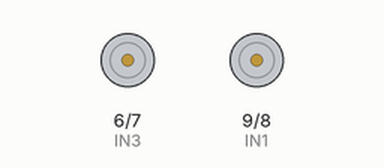
This sketch was run on a simulated Arduino Uno, built with avr-gcc and run on an emulated ATmega328P. Parts: motor-driver pin pairs drawn as motors (green arrow = first pin HIGH = forward, orange = second pin HIGH = backward, longer = more drive).

Above: at 2.5 s.
At 5.5 s:
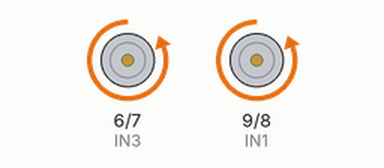
At 9.0 s:
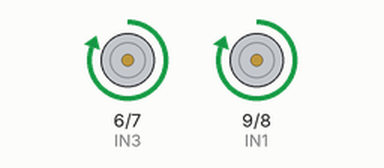
At 16.0 s:
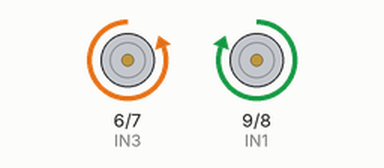
Timing chart, 0 to 21.5 s (numbered marks = the images above):
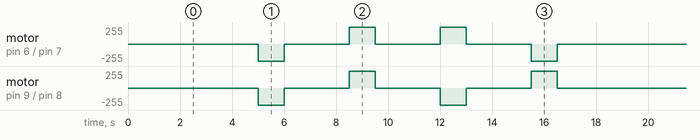

The sketch:

01_Movimientos_Basicos_Motores.ino
```cpp
// Definición de los pines de control de los motores (sin ENA y ENB para PWM)
const int IN1 = 9;
const int IN2 = 8;

const int IN4 = 7;
const int IN3 = 6;

void setup() {
  // Configuración de los pines IN1, IN2, IN3, IN4 para el control de los motores
  pinMode(IN1, OUTPUT);
  pinMode(IN2, OUTPUT);
  pinMode(IN3, OUTPUT);
  pinMode(IN4, OUTPUT);

  // No es necesario configurar ENA y ENB aquí, ya que los jumpers los conectan directamente a 5V
  // En el código sin jumpers, deberíamos configurar ENA y ENB con pinMode() como OUTPUT
  // pinMode(ENA, OUTPUT);
  // pinMode(ENB, OUTPUT);
}

void avanzar(int tiempo) {
  // Movimiento hacia adelante: IN1 a LOW, IN2 a HIGH; IN3 a LOW, IN4 a HIGH
  digitalWrite(IN1, LOW);
  digitalWrite(IN2, HIGH);
  digitalWrite(IN3, LOW);
  digitalWrite(IN4, HIGH);
  delay(tiempo);  // El tiempo del movimiento sigue dependiendo de `delay()`
}

void retroceder(int tiempo) {
  // Movimiento hacia atrás: IN1 a HIGH, IN2 a LOW; IN3 a HIGH, IN4 a LOW
  digitalWrite(IN1, HIGH);
  digitalWrite(IN2, LOW);
  digitalWrite(IN3, HIGH);
  digitalWrite(IN4, LOW);
  delay(tiempo);  // El tiempo del movimiento sigue dependiendo de `delay()`
}

void girarDerecha(int tiempo) {
  // Giro a la derecha: IN1 a LOW, IN2 a HIGH; IN3 a HIGH, IN4 a LOW
  digitalWrite(IN1, LOW);
  digitalWrite(IN2, HIGH);
  digitalWrite(IN3, HIGH);
  digitalWrite(IN4, LOW);
  delay(tiempo);  // El tiempo del movimiento sigue dependiendo de `delay()`
}

void girarIzquierda(int tiempo) {
  // Giro a la izquierda: IN1 a HIGH, IN2 a LOW; IN3 a LOW, IN4 a HIGH
  digitalWrite(IN1, HIGH);
  digitalWrite(IN2, LOW);
  digitalWrite(IN3, LOW);
  digitalWrite(IN4, HIGH);
  delay(tiempo);  // El tiempo del movimiento sigue dependiendo de `delay()`
}

void detenerse(int tiempo) {
  // Detener motores: todos los pines de control en LOW
  digitalWrite(IN1, LOW);
  digitalWrite(IN2, LOW);
  digitalWrite(IN3, LOW);
  digitalWrite(IN4, LOW);
  delay(tiempo);  // El tiempo de detención sigue dependiendo de `delay()`
}

void loop() {
  detenerse(5000);     // Detenemos por 5 segundos
  avanzar(1000);       // Avanzamos por 1 segundo
  detenerse(2500);     // Detenemos por 2.5 segundos
  retroceder(1000);    // Retrocedemos por 1 segundo
  detenerse(2500);     // Detenemos por 2.5 segundos
  girarDerecha(1000);  // Giramos a la derecha por 1 segundo
  detenerse(2500);     // Detenemos por 2.5 segundos
  girarIzquierda(1000); // Giramos a la izquierda por 1 segundo
}
```

Measured:
- by itself, motor on pin 6 (IN3) / pin 7 (IN4): repeats every 16.5 s: 2 × (stopped 2.5 s, forward 255/255 1.0 s), stopped 2.5 s, backward 255/255 1.0 s, stopped 5.0 s, backward 255/255 1.0 s
- by itself, motor on pin 9 (IN1) / pin 8 (IN2): repeats every 16.5 s: stopped 2.5 s, forward 255/255 1.0 s, stopped 2.5 s, backward 255/255 1.0 s, stopped 2.5 s, forward 255/255 1.0 s, stopped 5.0 s, backward 255/255 1.0 s
